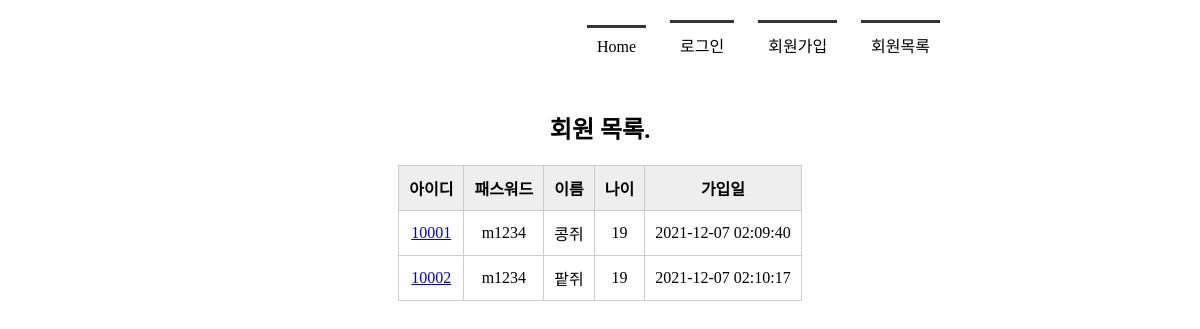
Before: /memberlist/ with the older database file.
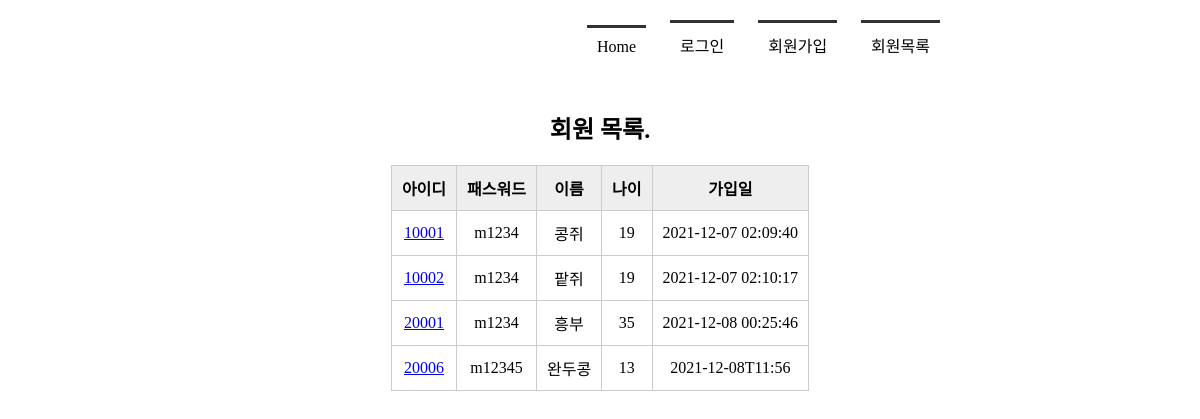
After: the same page with the newer database file.
### tables this page shows
CREATE TABLE member(
        mid CHAR(5) PRIMARY KEY,
        passwd CHAR(8) NOT NULL,
        name TEXT NOT NULL,
        age INTEGER,
        regDate DATETIME DEFAULT CURRENT_TIMESTAMP
    
    );

### app.py (the view)
@app.route('/memberlist/')
def memberlist():
    conn = getconn()
    cur = conn.cursor()
    sql = "SELECT * FROM member"
    cur.execute(sql)
    rs1 = cur.fetchall()
    conn.close()
    return render_template('memberlist.html', rs=rs1)

### app.py (called while the page is built)
def getconn():
    conn = sqlite3.connect('./memberdb.db')
    return conn

### templates/memberlist.html (shortened to what this page needs)
<!DOCTYPE html>
<html lang="en">
<head>
    <link rel="stylesheet" href="{{ url_for('static', filename='css/style.css') }}">
</head>
<body>
    <div id="container">
        {% include 'navbar.html' %}
        <section>
            <h1>회원 목록.</h1>
            <table>
                <tr>
                    <th>아이디</th><th>패스워드</th><th>이름</th><th>나이</th><th>가입일</th>
                </tr>
                {% for i in rs %}
                <tr>
                    <td><a href="{{ url_for('member_view', id=i[0]) }}">{{ i[0] }}</a></td>
                    <td>{{ i[1] }}</td>
                    <td>{{ i[2] }}</td>
                    <td>{{ i[3] }}</td>
                    <td>{{ i[4] }}</td>
                </tr>
                {% endfor %}
            </table>
        </section>
    </div>
</body>
</html>

### templates/navbar.html
<header>
    <nav>
        <ul>
            {% if session %}
            <li><a href="{{ url_for('index') }}">Home</a></li>
            <li><a href="{{ url_for('logout') }}">로그아웃</a></li>
            <li><a href="{{ url_for('register') }}">회원가입</a></li>
            <li><a href="{{ url_for('memberlist') }}">회원목록</a></li>
            {% else %}
            <li><a href="{{ url_for('index') }}">Home</a></li>
            <li><a href="{{ url_for('login') }}">로그인</a></li>
            <li><a href="{{ url_for('register') }}">회원가입</a></li>
            <li><a href="{{ url_for('memberlist') }}">회원목록</a></li>
            {% endif %}
        </ul>
    </nav>
</header>

### static/css/style.css (style rules this page uses)
* { margin: 0; padding: 0; }
#container { width: 1000px; margin: 10px auto; }
header { height: 100px; }
nav ul { list-style: none; text-align: right; margin-right: 150px; }
nav ul li { display: inline-block; margin: 10px; border-top:3px solid #333; padding: 10px; }
nav ul li a { text-decoration: none; color: #000 }
section { text-align: center }
section table { width: 600xp; margin: 0 auto; border-collapse:collapse; }
section h1 { margin-bottom: 20px; }
section table, th, td { border: 1px solid #ccc; padding: 10px; }
section table th { background-color: #eee; }

Changed rows visible on the page:
added member: mid "20001", passwd "m1234", name "흥부", age "35", regDate "2021-12-08 00:25:46"
added member: mid "20006", passwd "m12345", name "완두콩", age "13", regDate "2021-12-08T11:56"
